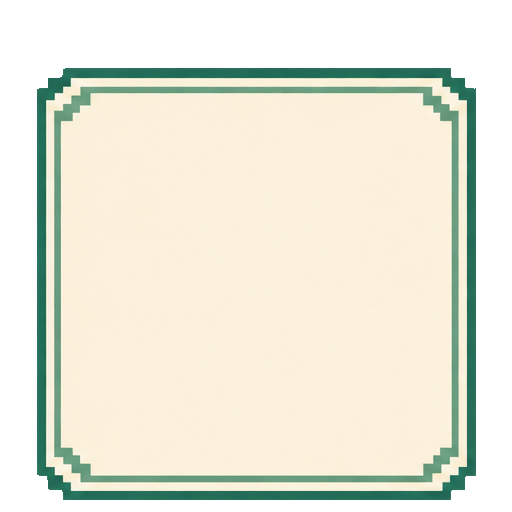
#> input picture assets/art/a2/ui/source/extracted/panel.png, 512 x 512 px; its folder holds only this picture in this run
$ python export.py
#> lines starting #> are read from the running program, lines starting #| are printed output that depends on the picture
from pathlib import Path
from PIL import Image
import hashlib,json
p=Path(__file__).resolve().parents[1]
s=p/'source'
names=['panel','button-normal','button-hover','button-pressed','button-disabled','button-primary']
for n in names:
 i=Image.open(s/'extracted'/f'{n}.png').convert('RGBA');i=i.crop(i.getchannel('A').getbbox());i.resize((round(i.width/2),round(i.height/2)),Image.Resampling.NEAREST).save(p/f'{n}.png')
#> further down, i is the input picture: PIL image 512x512 RGBA; mean R, G, B, A 161, 161.2, 145.7, 182.1
#> after `i = i.crop(i.getchannel('A').getbbox())`:
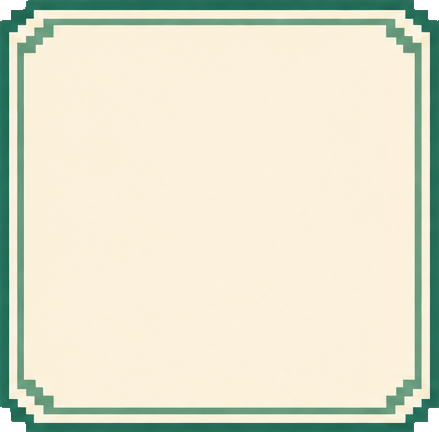
#> i: PIL image 439x432 RGBA; mean R, G, B, A 222.5, 222.8, 201.4, 251.7; transparent parts drawn white
#> after `i = Image.open(s / 'extracted' / f'{n}.png').convert('RGBA')`:
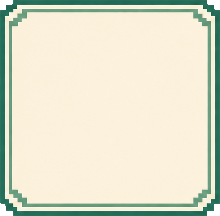
#> saved as panel.png: PIL image 220x216 RGBA; mean R, G, B, A 221.7, 222.4, 200.9, 251.7; transparent parts drawn white
#> (the run stopped early here; a loop or call above may not have finished)
